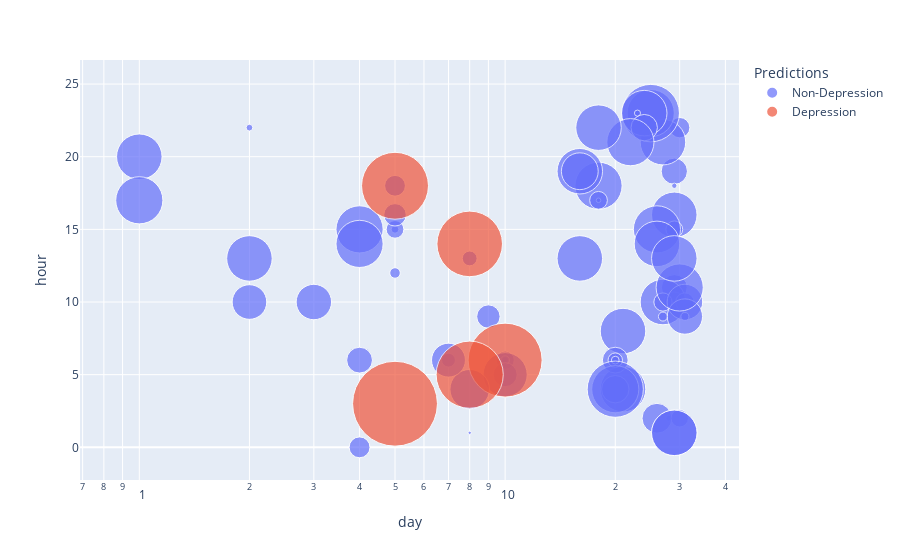

Notebook code for this chart:
### Code cell
fig = px.scatter(tweets_df , x="day", y="hour",
       size="Predictions_Percentange", color="Predictions",
                 hover_name="Tweets", log_x=True, size_max=60)
fig.show()

### Figure 1 — Plotly figure (JSON) as saved in the notebook; plotly's stock layout.template omitted (floating-point values rounded to 4 significant figures)
{"data": [{"hovertemplate": "<b>%{hovertext}</b><br><br>Predictions=Non-Depression<br>day=%{x}<br>hour=%{y}<br>Predictions_Percentange=%{marker.size}<extra></extra>", "hovertext": ["Let the game begin https://t.co/whtlA9hwPd", "Souls games players: https://t.co/2uR07dTGJH", "@TeosGame Doom 2", "@LeZeldaa God of war 1 https://t.co/DnhNmX9Vaw", "https://t.co/TXrLD51hNC", "@Dessppreso @Nojoudishealing https://t.co/2qSNRg17DZ", "@HIMIX_1 اقول لك اطلع انا برا يله بس ساعه", "@nurrrttt @SKJaay Alriiight He can join our mid night talks", "@Gabimaruuuuu ونعم", "@Dessppreso Buy him", "زنقة الكلاب مود اكتفيتد", "@SKJaay Touch grass", "@Gabimaruuuuu I ship", "@EnceladusStar Oh hell yea i’ve listened to every song on the train", "@7lebMoz خل عرادي يغششك مره ثانيه", "@noiamnotshe Oof why", "@7lebMoz Oh fuck off", "@7lebMoz Oh like it’s the fucking first time fuck off", "@SKJaay Ian… get it? Cause you’re a game? People play YOU?? G- get it?", "@SowrAII @Dessppreso الوه", "@7lebMoz كيوت حتى كتب لك اسم ولد ايلون ماسك Æ", "@7lebMoz BURN DOWN THE WITCH", "@nurrrttt Oh wow", "@LeZeldaa https://t.co/wmaiydkfhl", "@Mohxox اخ اخ اخ اخ", "@HabisMazin Is he going to prom?", "@7lebMoz https://t.co/BSfKR9EmF0", "@7lebMoz piece* hehehehehehehehhe", "@Ba6a6asa No", "@nurrrttt Thank you babe", "@AnasHuman0 @zRaashed Dang bro that’s deep", "@noiamnotshe https://t.co/UD5WZA6tl4", "لا لا مهما تذمرت الدنيا حلوه بعد الاخبار الجميله الي سمعتها.", "يا زين الشتاء، صح انك بتقعد بكلاسك تفكر وش سويت غلط عشان توصل لذي الحاله بس على الاقل مبتسم وانت في الطريق.", "@HIMIX_1 ❤️❤️", "@HIMIX_1 You’re old as shit congratulations", "@SKJaay Ofc broda z3tr or cheese?", "@SKJaay Got me some tea and some pastries. Life is beautiful.", "@HabisMazin https://t.co/6pdIPSgyTY", "Good morning. Today just seems a little brighter. 🏃♂️❤️", "@qaddnv وزينووووووه", "@7lebMoz https://t.co/5XMAVZNHgE", "@nurrrttt Gimme your ig we goin there", "@nurrrttt @Dessppreso NAH HE SPOKE ARABIC ITS THE END", "@elonmusk What up", "@7lebMoz i agree", "@lIEvvaa شكلك حملتي مادة", "@naosayshi Np np", "@naosayshi It’s your page. you could talk about how you saw a cloud shaped like a rat and it’d still be ok say whatever you want haha", "@naosayshi Oh social expectations, nope you don’t need to do it but if your employees expect it just listen to them and throw little comments to make them feel like you’re there,  it doesn’t need to be a full on conversation. That’s what i do anyways", "@naosayshi Does your profession require you to be social ans communicating? Cause some jobs don’t and i’d understand your concern if you’re in law or medicine those require you to not shut the fuck up", "@naosayshi What is your profession?", "@naosayshi Oh come on", "@noiamnotshe Aight", "@Supresa_Sa 😂😂😂😂", "Yall confused as fuck in these troubled times, remember your morals, traditions and religion again and then come back.", "@naosayshi Ah may Allah be with you then 😭😭", "@naosayshi Been there, i choose to not socialize.", "@Gabimaruuuuu Yes", "@nurrrttt Yum", "@7lebMoz Dude what’s the pic on the background", "@7lebMoz You won’t last a day", "@Ponyo_TTV You’re a freak i can smell it", "@Ponyo_TTV I DUNNO YOU CAN BE A PSYCHOPATH I HAVE A SENSOR FOR THAT", "@Ponyo_TTV I mean I wouldn’t be surprised tbh but welcome back! 😭", "@Ponyo_TTV Discharged? Did you commit crime?", "خل نخلي هذا اول تويته https://t.co/jZgTnMSYwP", "@7lebMoz Anatomy", "@doppyisfree شكلك ما تلعبين فل تيم", "@doppyisfree هارد ستك بلات دي بي اس بالخدمه", "@doppyisfree وصلت الايلو هيل والظاهر بترك اللعبه"], "legendgroup": "Non-Depression", "marker": {"color": "#636efa", "size": [0.05438, 0.007391, 0.03939, 0.01399, 0.2798, 0.2798, 0.08367, 0.1578, 0.2607, 0.1508, 0.2607, 0.05212, 0.08682, 0.003586, 0.2607, 0.0356, 0.0839, 0.05115, 0.004487, 0.2607, 0.2607, 0.04181, 0.01033, 0.2798, 0.2607, 0.1121, 0.2798, 0.4152, 0.2607, 0.0877, 0.0047, 0.2798, 0.2607, 0.2607, 0.08367, 0.02629, 0.007613, 0.09465, 0.2798, 0.3976, 0.2607, 0.2798, 0.002642, 0.03962, 0.2607, 0.1706, 0.2607, 0.04162, 0.006317, 0.009566, 0.07257, 0.2451, 0.06887, 0.0276, 0.1965, 0.001383, 0.02418, 0.1446, 0.06335, 0.05484, 0.005676, 0.2796, 0.04246, 0.1592, 0.008124, 0.1569, 0.2798, 0.03834, 0.2607, 0.2607, 0.2607], "sizemode": "area", "sizeref": 0.0002515, "symbol": "circle"}, "mode": "markers", "name": "Non-Depression", "orientation": "v", "showlegend": true, "type": "scatter", "x": [5, 5, 5, 5, 4, 4, 4, 3, 2, 2, 1, 30, 29, 29, 29, 29, 29, 29, 28, 27, 27, 27, 27, 26, 26, 26, 25, 25, 24, 24, 23, 22, 21, 21, 20, 20, 20, 20, 20, 20, 18, 18, 18, 18, 16, 16, 16, 10, 10, 10, 10, 10, 9, 8, 8, 8, 7, 7, 5, 4, 2, 1, 31, 31, 31, 31, 30, 30, 29, 29, 29], "xaxis": "x", "y": [18, 15, 15, 12, 15, 14, 6, 10, 13, 10, 20, 22, 19, 18, 16, 15, 11, 10, 2, 21, 10, 10, 9, 15, 14, 2, 23, 23, 23, 22, 23, 21, 8, 4, 6, 6, 6, 4, 4, 4, 22, 18, 17, 17, 19, 19, 13, 6, 6, 6, 5, 5, 9, 13, 4, 1, 6, 6, 16, 0, 22, 17, 10, 10, 9, 9, 11, 2, 13, 1, 1], "yaxis": "y"}, {"hovertemplate": "<b>%{hovertext}</b><br><br>Predictions=Depression<br>day=%{x}<br>hour=%{y}<br>Predictions_Percentange=%{marker.size}<extra></extra>", "hovertext": ["@HabisMazin The journey begins NOW? I THOUGHT I REACHED THE END IF I SAY THAT", "@naosayshi That’s of course if you care, if you just want your shift to be done and don’t give the slightest care about the employees you work with then yea just do your job don’t talk", "@EnceladusStar I HEARD THAT YOU’RE HAPPY WITHOUT ME AND I HOPE ITS TRUEEEEE", "@naosayshi Thank youu i hope that for you too", "@Ponyo_TTV You see i told you, you’re a freak"], "legendgroup": "Depression", "marker": {"color": "#EF553B", "size": [0.9055, 0.6887, 0.5408, 0.5672, 0.5633], "sizemode": "area", "sizeref": 0.0002515, "symbol": "circle"}, "mode": "markers", "name": "Depression", "orientation": "v", "showlegend": true, "type": "scatter", "x": [5, 10, 8, 8, 5], "xaxis": "x", "y": [3, 6, 14, 5, 18], "yaxis": "y"}], "layout": {"legend": {"itemsizing": "constant", "title": {"text": "Predictions"}, "tracegroupgap": 0}, "margin": {"t": 60}, "xaxis": {"anchor": "y", "domain": [0, 1], "title": {"text": "day"}, "type": "log"}, "yaxis": {"anchor": "x", "domain": [0, 1], "title": {"text": "hour"}}}}
